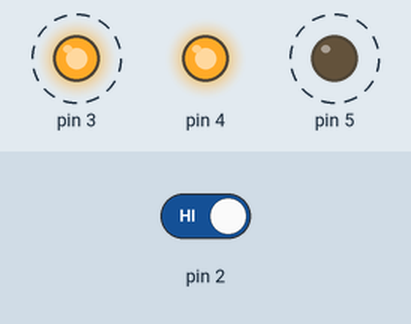
A sketch run on a simulated Arduino Uno, built with avr-gcc and run on an emulated ATmega328P. Shown: output pins drawn as LEDs (lit = HIGH). Dashed ring = blinking. The inputs (shaded band) are chosen by the test bench; at power-on: pin 2 HIGH.

Above: at 1.3 s.
1.7 s: pin 2 driven LOW
At 1.9 s:
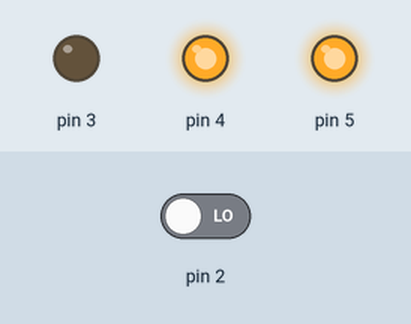
At 2.6 s:
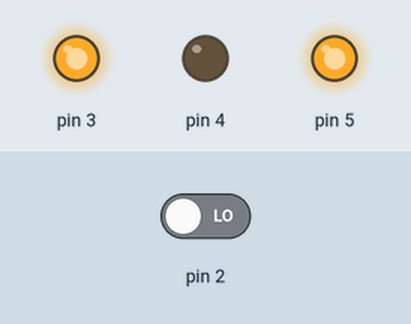
3.5 s: pin 2 driven HIGH
At 3.6 s:
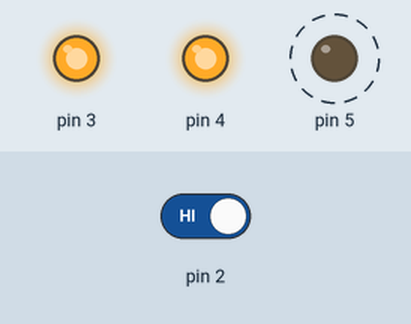
Timing chart, 0 to 12.5 s (numbered marks = the images above; inputs shaded):
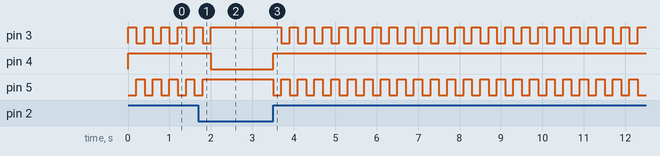

The sketch:

SimpleLights.ino
```cpp
void setup() {
  // put your setup code here, to run once:
  pinMode(3, OUTPUT);
  pinMode(4, OUTPUT);
  pinMode(5, OUTPUT);
  pinMode(2, INPUT);

}

int switchState = 0;

void loop() {
  // put your main code here, to run repeatedly:
  switchState = digitalRead(2);
  if (switchState == LOW) {
    digitalWrite(4, LOW);
    digitalWrite(3, HIGH);
    digitalWrite(5, HIGH);
  }
  else {
    digitalWrite(4, HIGH);
    digitalWrite(3, HIGH);
    digitalWrite(5, LOW);
    delay(200);
    digitalWrite(5, HIGH);
    digitalWrite(3, LOW);
    delay(200);
  }
}
```

Measured:
- after the input at 1.7 s, pin 3: goes on until 2.0 s, then stays HIGH; pin 4: HIGH → LOW after 0.30 s; pin 5: goes on until 1.8 s, then stays HIGH
- after the input at 3.5 s, pin 3: alternates HIGH for 0.20 s and LOW for 0.20 s, starting after 0.20 s; pin 4: LOW → HIGH at once; pin 5: alternates HIGH for 0.20 s and LOW for 0.20 s, starting at once
- by itself, pin 3, pin 5: alternates HIGH for 0.20 s and LOW for 0.20 s
